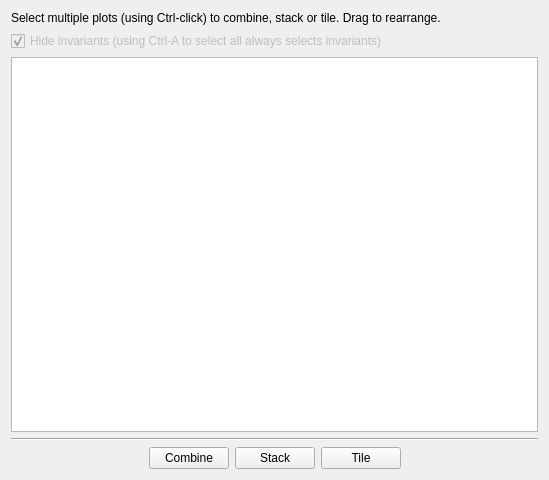
<?xml version="1.0" encoding="UTF-8"?>
<ui version="4.0">
 <class>PlotsPreviewDialog</class>
 <widget class="QWidget" name="PlotsPreviewDialog">
  <property name="geometry">
   <rect>
    <x>0</x>
    <y>0</y>
    <width>549</width>
    <height>480</height>
   </rect>
  </property>
  <property name="windowTitle">
   <string>Simulation - Plots</string>
  </property>
  <layout class="QVBoxLayout" name="verticalLayout_2">
   <item>
    <widget class="QLabel" name="instructionLabel">
     <property name="text">
      <string>Select multiple plots (using Ctrl-click) to combine, stack or tile. Drag to rearrange.</string>
     </property>
     <property name="wordWrap">
      <bool>true</bool>
     </property>
    </widget>
   </item>
   <item>
    <widget class="QCheckBox" name="hideInvariantsCheckBox">
     <property name="enabled">
      <bool>false</bool>
     </property>
     <property name="text">
      <string>Hide invariants (using Ctrl-A to select all always selects invariants)</string>
     </property>
     <property name="checked">
      <bool>true</bool>
     </property>
    </widget>
   </item>
   <item>
    <widget class="PlotsListWidget" name="plotsListWidget">
     <property name="editTriggers">
      <set>QAbstractItemView::NoEditTriggers</set>
     </property>
     <property name="showDropIndicator" stdset="0">
      <bool>false</bool>
     </property>
     <property name="dragEnabled">
      <bool>true</bool>
     </property>
     <property name="dragDropMode">
      <enum>QAbstractItemView::InternalMove</enum>
     </property>
     <property name="alternatingRowColors">
      <bool>false</bool>
     </property>
     <property name="selectionMode">
      <enum>QAbstractItemView::ExtendedSelection</enum>
     </property>
     <property name="selectionBehavior">
      <enum>QAbstractItemView::SelectItems</enum>
     </property>
     <property name="iconSize">
      <size>
       <width>200</width>
       <height>200</height>
      </size>
     </property>
     <property name="textElideMode">
      <enum>Qt::ElideMiddle</enum>
     </property>
     <property name="verticalScrollMode">
      <enum>QAbstractItemView::ScrollPerItem</enum>
     </property>
     <property name="movement">
      <enum>QListView::Snap</enum>
     </property>
     <property name="flow">
      <enum>QListView::LeftToRight</enum>
     </property>
     <property name="isWrapping" stdset="0">
      <bool>true</bool>
     </property>
     <property name="resizeMode">
      <enum>QListView::Adjust</enum>
     </property>
     <property name="layoutMode">
      <enum>QListView::SinglePass</enum>
     </property>
     <property name="gridSize">
      <size>
       <width>200</width>
       <height>200</height>
      </size>
     </property>
     <property name="viewMode">
      <enum>QListView::IconMode</enum>
     </property>
     <property name="uniformItemSizes">
      <bool>true</bool>
     </property>
     <property name="wordWrap">
      <bool>false</bool>
     </property>
    </widget>
   </item>
   <item>
    <widget class="Line" name="line">
     <property name="orientation">
      <enum>Qt::Horizontal</enum>
     </property>
    </widget>
   </item>
   <item>
    <layout class="QHBoxLayout" name="actionLayout">
     <item>
      <spacer name="leftActionSpacer">
       <property name="orientation">
        <enum>Qt::Horizontal</enum>
       </property>
       <property name="sizeHint" stdset="0">
        <size>
         <width>40</width>
         <height>20</height>
        </size>
       </property>
      </spacer>
     </item>
     <item>
      <widget class="QPushButton" name="combineButton">
       <property name="text">
        <string>Combine</string>
       </property>
      </widget>
     </item>
     <item>
      <widget class="QPushButton" name="stackButton">
       <property name="text">
        <string>Stack</string>
       </property>
      </widget>
     </item>
     <item>
      <widget class="QPushButton" name="tileButton">
       <property name="text">
        <string>Tile</string>
       </property>
      </widget>
     </item>
     <item>
      <spacer name="rightActionSpacer">
       <property name="orientation">
        <enum>Qt::Horizontal</enum>
       </property>
       <property name="sizeHint" stdset="0">
        <size>
         <width>40</width>
         <height>20</height>
        </size>
       </property>
      </spacer>
     </item>
    </layout>
   </item>
  </layout>
 </widget>
 <customwidgets>
  <customwidget>
   <class>PlotsListWidget</class>
   <extends>QListWidget</extends>
   <header>PlotsListWidget.h</header>
  </customwidget>
 </customwidgets>
 <resources/>
 <connections/>
</ui>
